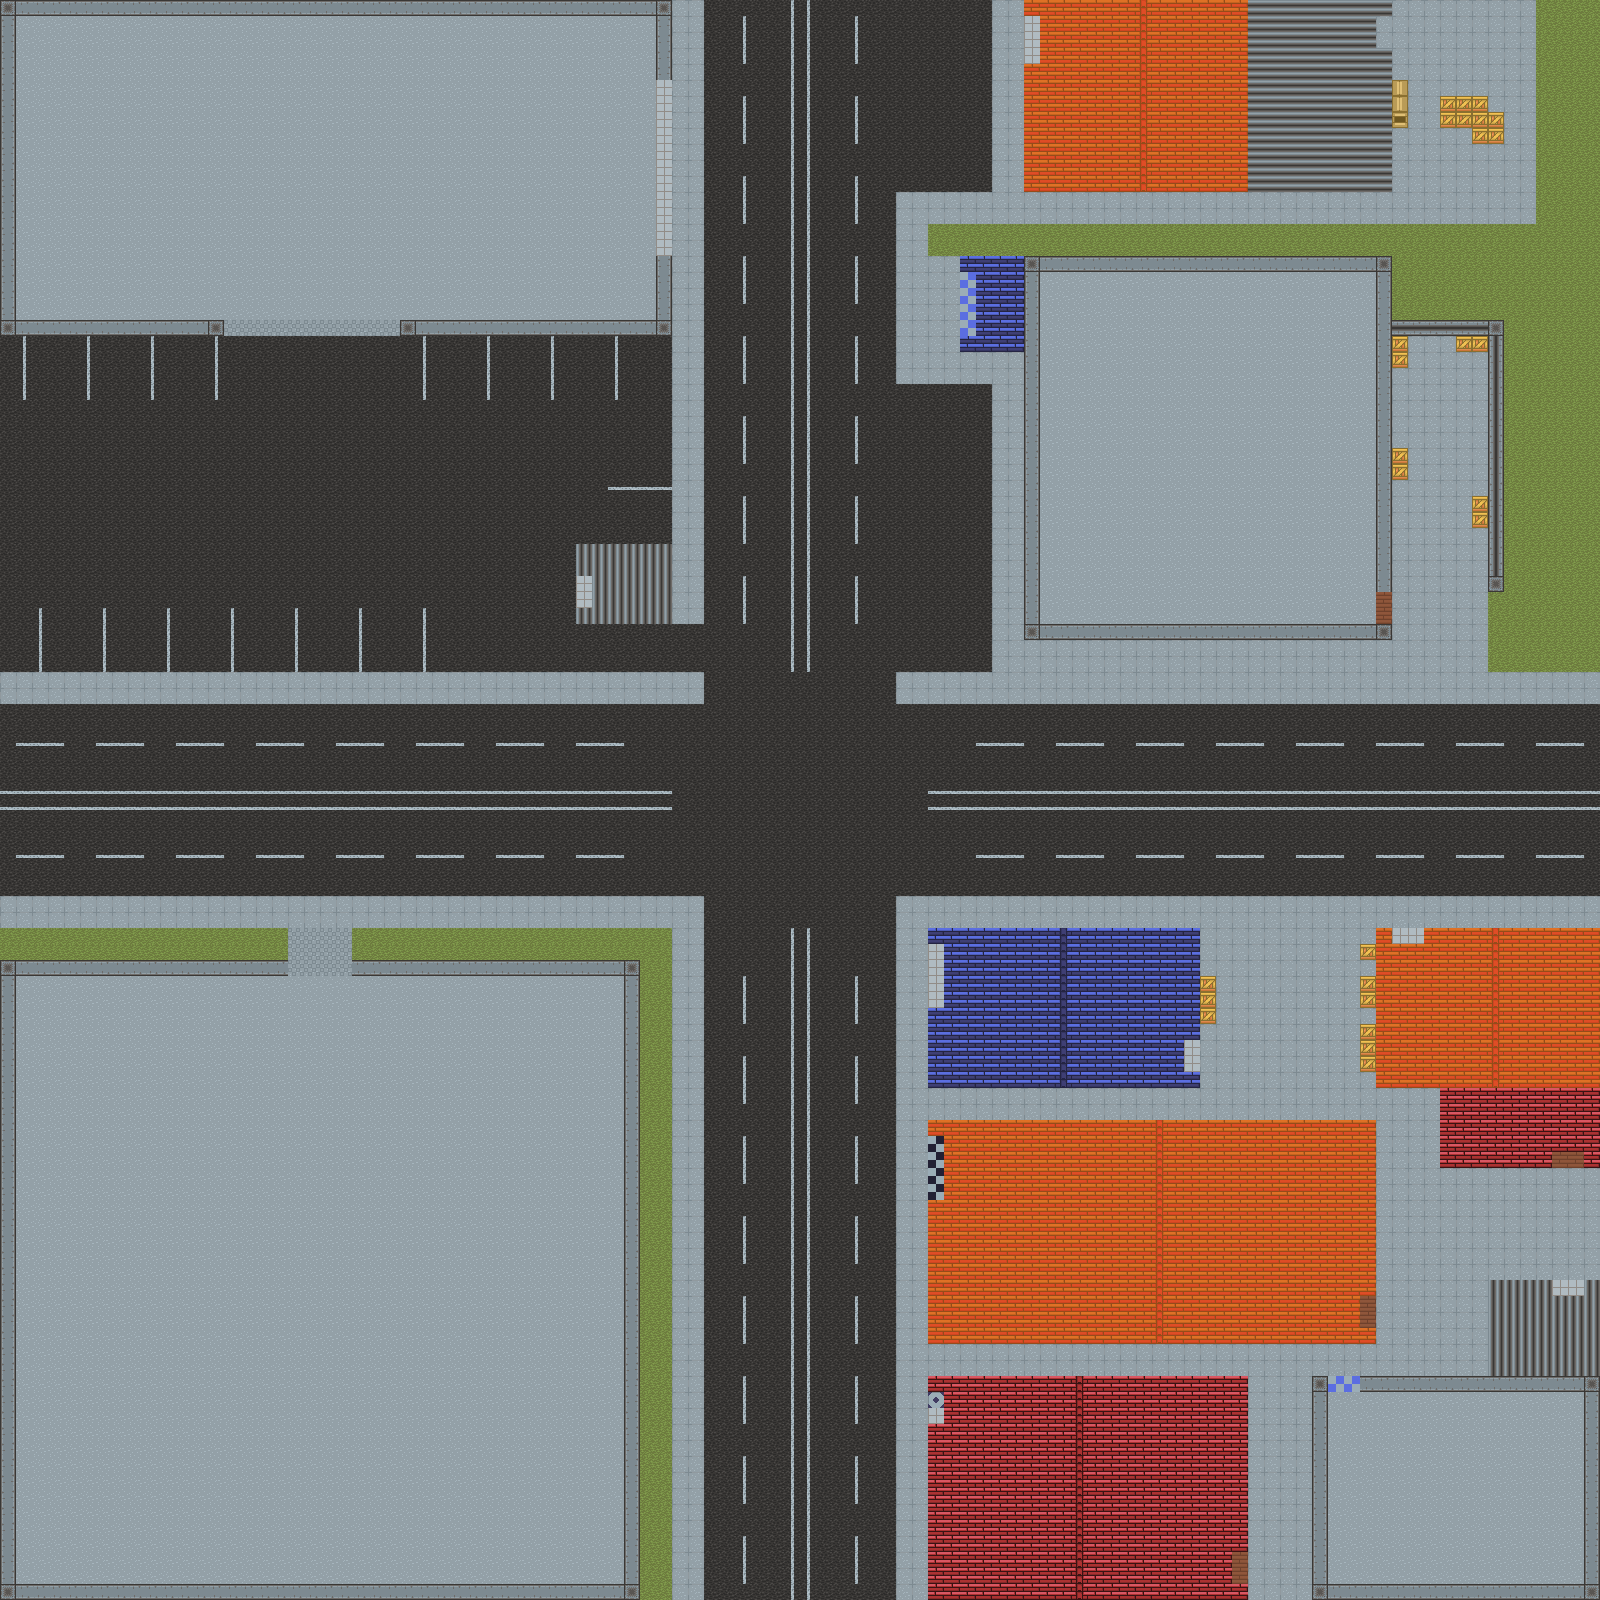

This game map was drawn from its Tiled (.tmx) file and the tilesets committed beside it. A one-line description and the trimmed map source follow:
An orthogonal 100x100 tile map with 16x16 px tiles, 3 tile layers (ground, wall, roof).

<map version="1.2" tiledversion="1.3.4" orientation="orthogonal" renderorder="right-down" width="100" height="100" tilewidth="16" tileheight="16" infinite="0" nextlayerid="4" nextobjectid="1">
 <tileset firstgid="1" source="tileset test01.tsx" />
 <layer id="1" name="ground" width="100" height="100" locked="1">
  <data>[10000 cells, 10000 non-empty, 12 distinct tile ids]</data>
 </layer>
 <layer id="2" name="wall" width="100" height="100" locked="1">
  <data>[10000 cells, 1732 non-empty, 29 distinct tile ids]</data>
 </layer>
 <layer id="3" name="roof" width="100" height="100">
  <data>[10000 cells, 4626 non-empty, 12 distinct tile ids]</data>
 </layer>
</map>
